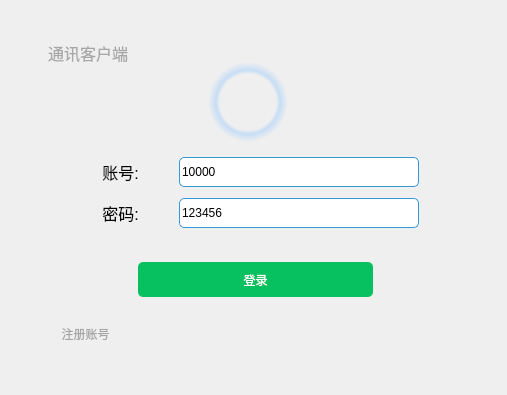
<?xml version="1.0" encoding="UTF-8"?>
<ui version="4.0">
 <class>LoginDlg</class>
 <widget class="QDialog" name="LoginDlg">
  <property name="geometry">
   <rect>
    <x>0</x>
    <y>0</y>
    <width>507</width>
    <height>395</height>
   </rect>
  </property>
  <property name="minimumSize">
   <size>
    <width>430</width>
    <height>330</height>
   </size>
  </property>
  <property name="maximumSize">
   <size>
    <width>16777215</width>
    <height>16777215</height>
   </size>
  </property>
  <property name="windowTitle">
   <string>Dialog</string>
  </property>
  <property name="styleSheet">
   <string notr="true"/>
  </property>
  <layout class="QGridLayout" name="gridLayout">
   <item row="0" column="0">
    <widget class="QWidget" name="centerWidget" native="true">
     <property name="minimumSize">
      <size>
       <width>430</width>
       <height>330</height>
      </size>
     </property>
     <property name="maximumSize">
      <size>
       <width>430</width>
       <height>330</height>
      </size>
     </property>
     <widget class="QPushButton" name="pushbtn_regist">
      <property name="geometry">
       <rect>
        <x>10</x>
        <y>290</y>
        <width>75</width>
        <height>23</height>
       </rect>
      </property>
      <property name="cursor">
       <cursorShape>ArrowCursor</cursorShape>
      </property>
      <property name="statusTip">
       <string>注册</string>
      </property>
      <property name="styleSheet">
       <string notr="true">QPushButton {
	color: rgb(166,166,166);
	border-style: none;
}
QPushButton::hover {
	color: rgb(67,129,202);
}</string>
      </property>
      <property name="text">
       <string>注册账号</string>
      </property>
     </widget>
     <widget class="QWidget" name="layoutWidget">
      <property name="geometry">
       <rect>
        <x>350</x>
        <y>0</y>
        <width>76</width>
        <height>42</height>
       </rect>
      </property>
      <layout class="QHBoxLayout" name="horizontalLayout">
       <item>
        <widget class="QPushButton" name="pushBtn_hide">
         <property name="styleSheet">
          <string notr="true">QPushButton {
	border: none; /* no border for a flat push button */
	image: url(:/src/min.png); /* 最小化 */
	min-width: 34px;
	max-width: 34px;
	min-height: 40px;
	max-height: 40px;
}
QPushButton::hover {
	background-color: rgba(166,166,166, 50); 
}</string>
         </property>
         <property name="text">
          <string/>
         </property>
        </widget>
       </item>
       <item>
        <widget class="QPushButton" name="pushBtn_close">
         <property name="styleSheet">
          <string notr="true">QPushButton {
	border: none; /* no border for a flat push button */
	image: url(:/src/close.png); /* 最小化 */
	min-width: 34px;
	max-width: 34px;
	min-height: 40px;
	max-height: 40px;
}
QPushButton::hover {
	background-color: #f57575; 
}</string>
         </property>
         <property name="text">
          <string/>
         </property>
        </widget>
       </item>
      </layout>
     </widget>
     <widget class="QPushButton" name="pushButton_login">
      <property name="geometry">
       <rect>
        <x>100</x>
        <y>230</y>
        <width>235</width>
        <height>35</height>
       </rect>
      </property>
      <property name="minimumSize">
       <size>
        <width>235</width>
        <height>35</height>
       </size>
      </property>
      <property name="styleSheet">
       <string notr="true">QPushButton{
	
	color: rgb(255, 255, 255);
	border-style: solid;
	border-radius: 5px;	
	background-color: rgb(7,193,96);
}

QPushButton:hover{
	background-color: rgb(56,205,127);
}

QPushButton:pressed {
	background-color: rgb(7,193,96);
}</string>
      </property>
      <property name="text">
       <string>登录</string>
      </property>
     </widget>
     <widget class="QLabel" name="label_3">
      <property name="geometry">
       <rect>
        <x>170</x>
        <y>30</y>
        <width>80</width>
        <height>80</height>
       </rect>
      </property>
      <property name="minimumSize">
       <size>
        <width>80</width>
        <height>80</height>
       </size>
      </property>
      <property name="maximumSize">
       <size>
        <width>80</width>
        <height>80</height>
       </size>
      </property>
      <property name="styleSheet">
       <string notr="true">QLabel{
    background-color: qradialgradient(spread:pad, cx:0.5, cy:0.5, radius:0.5, fx:0.5, fy:0.5, stop:0 rgba(0, 0, 0, 0), stop:0.70 rgba(0, 0, 0, 0), stop:0.80 rgba(136, 194, 255, 100), stop:1 rgba(0, 0, 0, 0));
}
QLabel:hover{
    background-color: qradialgradient(spread:pad, cx:0.5, cy:0.5, radius:0.5, fx:0.5, fy:0.5, stop:0 rgba(0, 0, 0, 0), stop:0.70 rgba(0, 0, 0, 0), stop:0.80 rgba(186, 224, 255, 100), stop:1 rgba(0, 0, 0, 0));
}</string>
      </property>
      <property name="text">
       <string/>
      </property>
      <property name="pixmap">
       <pixmap resource="src.qrc">:/src/头像.jpg</pixmap>
      </property>
      <property name="scaledContents">
       <bool>true</bool>
      </property>
     </widget>
     <widget class="QLabel" name="label_4">
      <property name="geometry">
       <rect>
        <x>10</x>
        <y>10</y>
        <width>91</width>
        <height>21</height>
       </rect>
      </property>
      <property name="font">
       <font>
        <family>Consolas</family>
        <pointsize>12</pointsize>
       </font>
      </property>
      <property name="styleSheet">
       <string notr="true">color: rgb(166,166,166);</string>
      </property>
      <property name="text">
       <string>通讯客户端</string>
      </property>
     </widget>
     <widget class="QWidget" name="">
      <property name="geometry">
       <rect>
        <x>30</x>
        <y>120</y>
        <width>351</width>
        <height>81</height>
       </rect>
      </property>
      <layout class="QGridLayout" name="gridLayout_2">
       <item row="0" column="0">
        <widget class="QLabel" name="label">
         <property name="font">
          <font>
           <pointsize>12</pointsize>
          </font>
         </property>
         <property name="layoutDirection">
          <enum>Qt::LeftToRight</enum>
         </property>
         <property name="text">
          <string>账号:</string>
         </property>
         <property name="alignment">
          <set>Qt::AlignCenter</set>
         </property>
        </widget>
       </item>
       <item row="0" column="1">
        <widget class="QLineEdit" name="lineEdit_account">
         <property name="minimumSize">
          <size>
           <width>240</width>
           <height>22</height>
          </size>
         </property>
         <property name="maximumSize">
          <size>
           <width>240</width>
           <height>30</height>
          </size>
         </property>
         <property name="styleSheet">
          <string notr="true">QLineEdit{
	color: rgb(0, 0, 0);
	border-style: none;
	border-radius: 5px;	
	border-right:1px solid #3498db;
	border-top:1px solid #3498db;
	border-left:1px solid #3498db;
	border-bottom:1px solid #3498db;
	min-height: 20px;
}
QLineEdit:focus {
    border: 2px solid #3498db;
}</string>
         </property>
         <property name="text">
          <string>10000</string>
         </property>
        </widget>
       </item>
       <item row="1" column="0">
        <widget class="QLabel" name="label_2">
         <property name="font">
          <font>
           <pointsize>12</pointsize>
          </font>
         </property>
         <property name="text">
          <string>密码:</string>
         </property>
         <property name="alignment">
          <set>Qt::AlignCenter</set>
         </property>
        </widget>
       </item>
       <item row="1" column="1">
        <widget class="QLineEdit" name="lineEdit_password">
         <property name="minimumSize">
          <size>
           <width>240</width>
           <height>22</height>
          </size>
         </property>
         <property name="maximumSize">
          <size>
           <width>240</width>
           <height>30</height>
          </size>
         </property>
         <property name="styleSheet">
          <string notr="true">QLineEdit{
	color: rgb(0, 0, 0);
	border-style: none;
	border-radius: 5px;	
	border-right:1px solid #3498db;
	border-top:1px solid #3498db;
	border-left:1px solid #3498db;
	border-bottom:1px solid #3498db;
	min-height: 20px;
}
QLineEdit:focus {
    border: 2px solid #3498db;
}</string>
         </property>
         <property name="text">
          <string>123456</string>
         </property>
        </widget>
       </item>
      </layout>
     </widget>
    </widget>
   </item>
  </layout>
 </widget>
 <resources>
  <include location="src.qrc"/>
 </resources>
 <connections/>
</ui>
